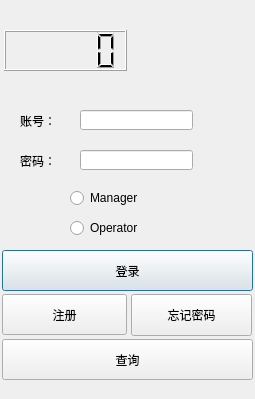
<?xml version="1.0" encoding="UTF-8"?>
<ui version="4.0">
 <class>LogIn_Dialog</class>
 <widget class="QDialog" name="LogIn_Dialog">
  <property name="geometry">
   <rect>
    <x>0</x>
    <y>0</y>
    <width>255</width>
    <height>399</height>
   </rect>
  </property>
  <property name="windowTitle">
   <string>LogIn_Dialog</string>
  </property>
  <widget class="QLineEdit" name="Username_lineEdit">
   <property name="geometry">
    <rect>
     <x>80</x>
     <y>110</y>
     <width>113</width>
     <height>20</height>
    </rect>
   </property>
   <property name="focusPolicy">
    <enum>Qt::StrongFocus</enum>
   </property>
  </widget>
  <widget class="QLineEdit" name="Password_lineEdit">
   <property name="geometry">
    <rect>
     <x>80</x>
     <y>150</y>
     <width>113</width>
     <height>20</height>
    </rect>
   </property>
   <property name="focusPolicy">
    <enum>Qt::StrongFocus</enum>
   </property>
  </widget>
  <widget class="QLabel" name="Username_label">
   <property name="geometry">
    <rect>
     <x>20</x>
     <y>110</y>
     <width>54</width>
     <height>21</height>
    </rect>
   </property>
   <property name="text">
    <string>账号：</string>
   </property>
  </widget>
  <widget class="QLabel" name="Password_label">
   <property name="geometry">
    <rect>
     <x>20</x>
     <y>150</y>
     <width>54</width>
     <height>21</height>
    </rect>
   </property>
   <property name="text">
    <string>密码：</string>
   </property>
  </widget>
  <widget class="QRadioButton" name="Manager_radioButton">
   <property name="geometry">
    <rect>
     <x>70</x>
     <y>190</y>
     <width>89</width>
     <height>16</height>
    </rect>
   </property>
   <property name="text">
    <string>Manager</string>
   </property>
  </widget>
  <widget class="QRadioButton" name="Operator_radioButton">
   <property name="geometry">
    <rect>
     <x>70</x>
     <y>220</y>
     <width>89</width>
     <height>16</height>
    </rect>
   </property>
   <property name="text">
    <string>Operator</string>
   </property>
  </widget>
  <widget class="QPushButton" name="LogIn_pushButton">
   <property name="geometry">
    <rect>
     <x>2</x>
     <y>250</y>
     <width>251</width>
     <height>41</height>
    </rect>
   </property>
   <property name="text">
    <string>登录</string>
   </property>
  </widget>
  <widget class="QPushButton" name="Query_pushButton">
   <property name="geometry">
    <rect>
     <x>2</x>
     <y>339</y>
     <width>251</width>
     <height>41</height>
    </rect>
   </property>
   <property name="text">
    <string>查询</string>
   </property>
  </widget>
  <widget class="QLCDNumber" name="lcdNumber">
   <property name="geometry">
    <rect>
     <x>4</x>
     <y>30</y>
     <width>123</width>
     <height>41</height>
    </rect>
   </property>
  </widget>
  <widget class="QPushButton" name="register_pushButton">
   <property name="geometry">
    <rect>
     <x>2</x>
     <y>294</y>
     <width>125</width>
     <height>41</height>
    </rect>
   </property>
   <property name="text">
    <string>注册</string>
   </property>
  </widget>
  <widget class="QPushButton" name="forget_pushButton">
   <property name="geometry">
    <rect>
     <x>131</x>
     <y>294</y>
     <width>121</width>
     <height>42</height>
    </rect>
   </property>
   <property name="text">
    <string>忘记密码</string>
   </property>
  </widget>
  <widget class="QLabel" name="label">
   <property name="geometry">
    <rect>
     <x>0</x>
     <y>0</y>
     <width>255</width>
     <height>399</height>
    </rect>
   </property>
   <property name="styleSheet">
    <string notr="true">border-image: url(:/backGround.jpg);</string>
   </property>
   <property name="text">
    <string/>
   </property>
  </widget>
  <widget class="QLabel" name="label_2">
   <property name="geometry">
    <rect>
     <x>130</x>
     <y>30</y>
     <width>121</width>
     <height>40</height>
    </rect>
   </property>
   <property name="styleSheet">
    <string notr="true">border-image: url(:/background (2).jpg);</string>
   </property>
   <property name="text">
    <string/>
   </property>
  </widget>
  <zorder>label</zorder>
  <zorder>Username_lineEdit</zorder>
  <zorder>Password_lineEdit</zorder>
  <zorder>Username_label</zorder>
  <zorder>Password_label</zorder>
  <zorder>Manager_radioButton</zorder>
  <zorder>Operator_radioButton</zorder>
  <zorder>LogIn_pushButton</zorder>
  <zorder>Query_pushButton</zorder>
  <zorder>lcdNumber</zorder>
  <zorder>register_pushButton</zorder>
  <zorder>forget_pushButton</zorder>
  <zorder>label_2</zorder>
 </widget>
 <layoutdefault spacing="6" margin="11"/>
 <resources/>
 <connections/>
</ui>
